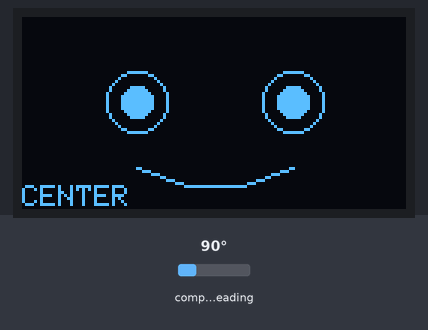
A sketch run on a simulated Arduino Uno, built with avr-gcc and run on an emulated ATmega328P. On the bench: 128×64 one-colour display. Inputs (shaded band) come from the test bench; at power-on: compass heading 90°. What the sketch prints to the serial monitor is not drawn.

Above: at 5.3 s.
5.4 s: compass heading set to 7°
At 5.9 s:
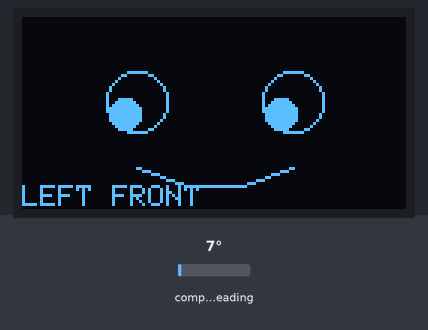
7.0 s: compass heading set to 180°
At 8.3 s:
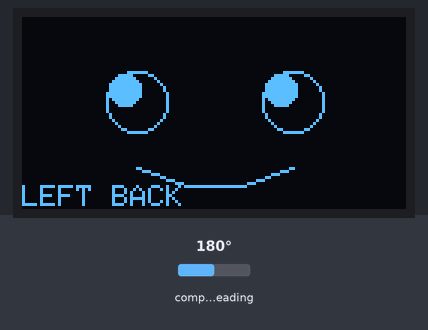
8.7 s: compass heading set to 269°
At 9.4 s:
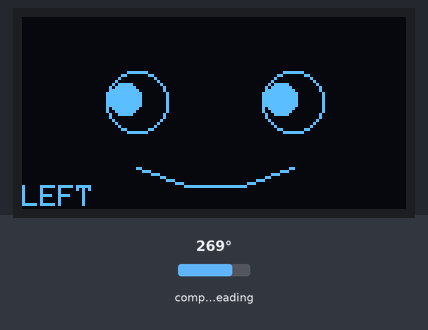
10.4 s: compass heading set to 90°
At 11.7 s:
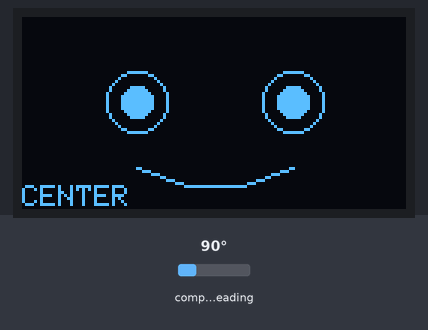
12.1 s: compass heading set to 180°
At 12.7 s:
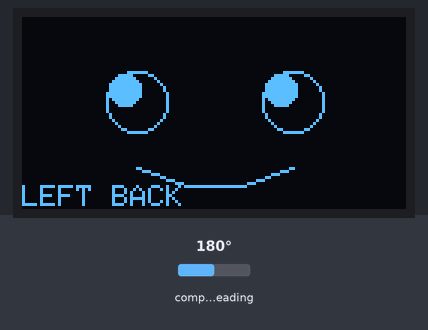
13.8 s: compass heading set to 352°
At 15.1 s:
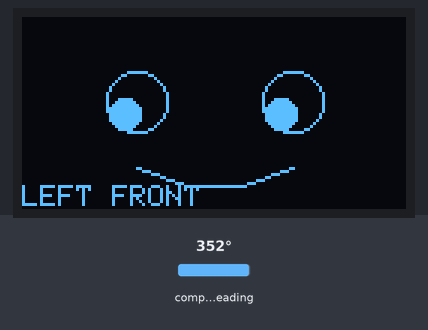
Timing chart, 0 to 16.5 s (numbered marks = the images above; inputs shaded):
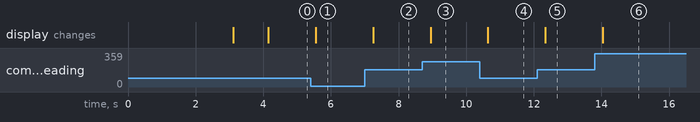

The sketch:

FACEEYES.ino
````cpp
/*
===============================================================================================================
GY-271 (QMC5883L) Tilt/Lean Detector with OLED SSD1306 Display
- Reads XYZ on startup and sets as zero reference (offset calibration)
- Detects Left/Right lean and Front/Back lean from relative changes
- Displays lean direction and angle on 128x64 OLED via I2C
===============================================================================================================
*/

#include <QMC5883LCompass.h>
#include <Wire.h>
#include <Adafruit_GFX.h>
#include <Adafruit_SSD1306.h>

// ── OLED Config ──────────────────────────────────────────────
#define SCREEN_WIDTH  128
#define SCREEN_HEIGHT 64
#define OLED_RESET    -1        // No reset pin
#define SCREEN_ADDRESS 0x3C    // Common SSD1306 I2C address

Adafruit_SSD1306 display(SCREEN_WIDTH, SCREEN_HEIGHT, &Wire, OLED_RESET);
QMC5883LCompass compass;

// ── Zero-reference offsets (set at startup) ──────────────────
int offsetX = 0;
int offsetY = 0;
int offsetZ = 0;

// ── Threshold to avoid noise triggering direction labels ──────
#define LEAN_THRESHOLD 50   // Adjust based on sensitivity needed

// ── Face center coordinates on 128x64 OLED ───────────────────
// Left eye center
#define LEX  38
#define LEY  28
// Right eye center
#define REX  90
#define REY  28
// Eye radius
#define ER   10
// Pupil radius
#define PR    5
// Mouth Y
#define MY   50

void setup() {
  Serial.begin(9600);
  compass.init();

  // ── Init OLED ─────────────────────────────────────────────
  if (!display.begin(SSD1306_SWITCHCAPVCC, SCREEN_ADDRESS)) {
    Serial.println(F("SSD1306 allocation failed"));
    for (;;);  // Halt
  }

  display.clearDisplay();
  display.setTextSize(1);
  display.setTextColor(SSD1306_WHITE);
  display.setCursor(0, 20);
  display.println(F("  Calibrating..."));
  display.println(F("  Hold still!"));
  display.display();
  delay(2000);

  // ── Capture startup position as ZERO reference ────────────
  // Average multiple readings for stability
  long sumX = 0, sumY = 0, sumZ = 0;
  int samples = 20;

  for (int i = 0; i < samples; i++) {
    compass.read();
    sumX += compass.getX();
    sumY += compass.getY();
    sumZ += compass.getZ();
    delay(50);
  }

  // Arithmetic zero-offset: subtract startup average from all future readings
  offsetX = sumX / samples;
  offsetY = sumY / samples;
  offsetZ = sumZ / samples;

  Serial.print("Offsets -> X: "); Serial.print(offsetX);
  Serial.print(" Y: "); Serial.print(offsetY);
  Serial.print(" Z: "); Serial.println(offsetZ);

  display.clearDisplay();
  display.setCursor(0, 20);
  display.println(F("  Zero Set!"));
  display.println(F("  Ready."));
  display.display();
  delay(1000);
}

// Pupil offset clamped to stay inside eye circle
int clampPupil(int offset) {
  return constrain(offset, -(ER - PR - 1), (ER - PR - 1));
}
// Normal face: pupils shift based on lean direction
void drawNormalFace(int x, int y) {
  // x = Front/Back zeroed value   (+ = FRONT, - = BACK)
  // y = Left/Right zeroed value   (+ = RIGHT, - = LEFT)

  // Map lean magnitude to pupil pixel shift (max 5 pixels)
  int px = clampPupil(map(constrain(y, -300, 300), -300, 300, -5, 5));  // L/R → pupil X
  int py = clampPupil(map(constrain(x, -300, 300), -300, 300, -5, 5));  // F/B → pupil Y

  display.clearDisplay();

  // ── Left eye ──────────────────────────────────────────────
  display.drawCircle(LEX, LEY, ER, SSD1306_WHITE);
  display.fillCircle(LEX + px, LEY + py, PR, SSD1306_WHITE);

  // ── Right eye ─────────────────────────────────────────────
  display.drawCircle(REX, REY, ER, SSD1306_WHITE);
  display.fillCircle(REX + px, REY + py, PR, SSD1306_WHITE);

  // ── Mouth (smile) ─────────────────────────────────────────
  // Simple arc approximated with drawCircle partial — use line for reliability
  display.drawLine(38, MY,     55, MY + 6, SSD1306_WHITE);
  display.drawLine(55, MY + 6, 73, MY + 6, SSD1306_WHITE);
  display.drawLine(73, MY + 6, 90, MY,     SSD1306_WHITE);

  // ── Direction text ────────────────────────────────────────
  String lrDir = "CENTER";
  if (y >  LEAN_THRESHOLD) lrDir = "RIGHT";
  if (y < -LEAN_THRESHOLD) lrDir = "LEFT";

  String fbDir = "";
  if (x >  LEAN_THRESHOLD) fbDir = " FRONT";
  if (x < -LEAN_THRESHOLD) fbDir = " BACK";

  display.setTextSize(1);
  display.setCursor(0, 56);
  display.print(lrDir);
  display.print(fbDir);

  display.display();
}

void loop() {
  // ── Read raw sensor values ────────────────────────────────
  compass.read();
  int rawX = compass.getX();
  int rawY = compass.getY();
  int rawZ = compass.getZ();

  // ── Apply zero-offset (arithmetic subtraction) ────────────
  int x = rawX - offsetX;   // Zeroed X
  int y = rawY - offsetY;   // Zeroed Y
  int z = rawZ - offsetZ;   // Zeroed Z
  // ── 5. Draw normal lean face with moving pupils ───────────
  drawNormalFace(x, y);

  // ── Determine Left/Right lean (based on Y axis) ───────────
  // Y positive = Right lean, Y negative = Left lean
  String lrDirection = "LEVEL";
  int lrMagnitude = abs(y);

  if (y > LEAN_THRESHOLD)        lrDirection = "RIGHT";
  else if (y < -LEAN_THRESHOLD)  lrDirection = "LEFT";

  // ── Determine Front/Back lean (based on X axis) ───────────
  // X positive = Forward lean, X negative = Backward lean
  String fbDirection = "CENTER";
  int fbMagnitude = abs(x);

  if (x > LEAN_THRESHOLD)        fbDirection = "FRONT";
  else if (x < -LEAN_THRESHOLD)  fbDirection = "BACK";
/*
  // ── Serial Debug Output ───────────────────────────────────
  Serial.print("Zeroed -> X: "); Serial.print(x);
  Serial.print(" Y: "); Serial.print(y);
  Serial.print(" Z: "); Serial.print(z);
  Serial.print("  |  LR: "); Serial.print(lrDirection);
  Serial.print(" ("); Serial.print(lrMagnitude); Serial.print(")");
  Serial.print("  FB: "); Serial.print(fbDirection);
  Serial.print(" ("); Serial.print(fbMagnitude); Serial.println(")");

  // ── Update OLED Display ───────────────────────────────────
  display.clearDisplay();

  // Title bar
  display.setTextSize(1);
  display.setCursor(0, 0);
  display.println(F("-- LEAN DETECTOR --"));

  // Divider line
  display.drawLine(0, 9, 127, 9, SSD1306_WHITE);

  // Left/Right section
  display.setCursor(0, 13);
  display.print(F("L/R : "));
  display.setTextSize(1);
  display.println(lrDirection);
  display.setCursor(0, 23);
  display.print(F("  Mag: "));
  display.println(lrMagnitude);

  // Front/Back section
  display.setCursor(0, 35);
  display.print(F("F/B : "));
  display.println(fbDirection);
  display.setCursor(0, 45);
  display.print(F("  Mag: "));
  display.println(fbMagnitude);

  // Raw zeroed Z value at bottom
  display.drawLine(0, 54, 127, 54, SSD1306_WHITE);
  display.setCursor(0, 56);
  display.print(F("Z: "));
  display.print(z);

  display.display();
*/
  delay(250);
}
/*
```

---

## How It Works

### Zero Calibration (Startup)
```
Offset = Average of 20 readings at power-on
Zeroed Value = Raw Reading − Offset
```
This arithmetic subtraction makes your startup position the "neutral zero" for all subsequent readings.

### Axis → Direction Mapping

| Axis | Direction Detected | Positive | Negative |
|------|--------------------|----------|----------|
| **Y** | Left / Right | RIGHT | LEFT |
| **X** | Front / Back | FRONT | BACK |
| **Z** | Vertical reference | — | — |

### OLED Display Layout (128×64)
```
-- LEAN DETECTOR --
─────────────────
L/R : RIGHT
  Mag: 320
F/B : FRONT
  Mag: 150
─────────────────
Z: -42
*/
````

Measured:
- after the input at 5.4 s, the display: changes after 0.16 s (image 1)
- after the input at 7.0 s, the display: changes after 0.25 s (image 2)
- after the input at 8.7 s, the display: changes after 0.25 s (image 3)
- after the input at 10.4 s, the display: changes after 0.24 s (image 4)
- after the input at 12.1 s, the display: changes after 0.24 s (image 5)
- after the input at 13.8 s, the display: changes after 0.23 s (image 6)
